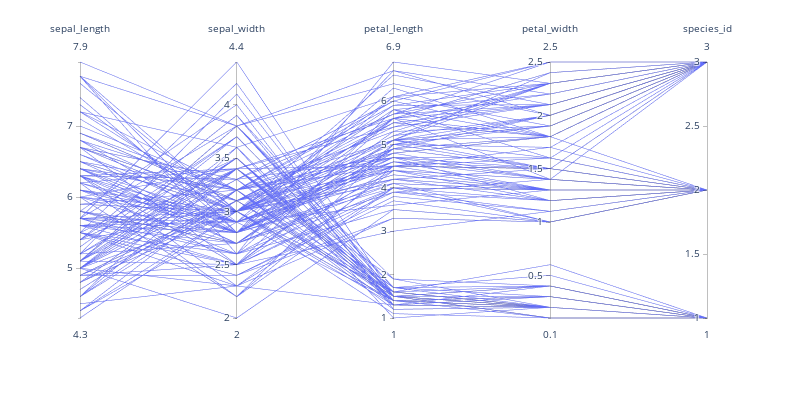

Notebook code for this chart:
### Code cell
count_df=st_df[cols].stack().reset_index()
fig = px.parallel_coordinates(count_df(), 
                              dimensions=['sepal_length','sepal_width','petal_length','petal_width', 'species_id'],
                              color_continuous_scale=px.colors.diverging.Portland,
                             height=400, width=800)
fig.show()

### Figure 1 — Plotly figure (JSON) as saved in the notebook; plotly's stock layout.template omitted (floating-point values rounded to 4 significant figures; data arrays with more than 128 entries replaced by an {"elided": "..."} marker saying what was removed)
{"data": [{"dimensions": [{"label": "sepal_length", "values": {"elided": "150 float values"}}, {"label": "sepal_width", "values": {"elided": "150 float values"}}, {"label": "petal_length", "values": {"elided": "150 float values"}}, {"label": "petal_width", "values": {"elided": "150 float values"}}, {"label": "species_id", "values": {"elided": "150 int values"}}], "domain": {"x": [0, 0.98], "y": [0, 1]}, "name": "", "type": "parcoords"}], "layout": {"height": 400, "legend": {"tracegroupgap": 0}, "margin": {"t": 60}, "width": 800}}
